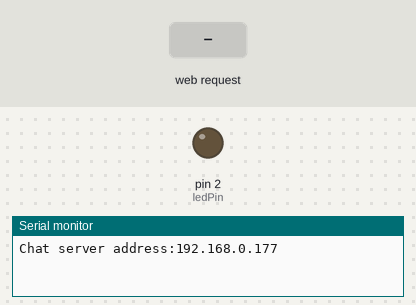
This sketch was run on a simulated Arduino Leonardo, built for the host (arithmetic inside an expression is 32-bit, double 64-bit). Shown: output pins drawn as LEDs (lit = HIGH), the last lines printed to the serial monitor. Inputs (shaded band) come from the test bench. WiFi joins after 1.5 s; servers stay silent unless stated.

Above: at 1.2 s.
1.3 s: HTTP request GET /ledon received
At 1.7 s:
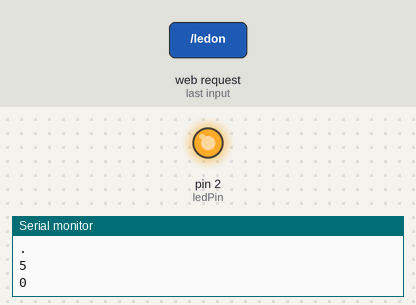
4.3 s: HTTP request GET /ledoff received
At 5.4 s:
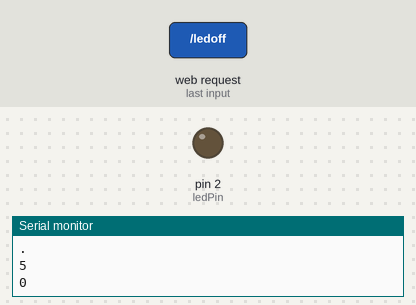
Timing chart, 0 to 7.3 s (numbered marks = the images above; inputs shaded):
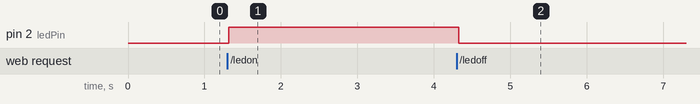

The sketch:

LED___Photoresistor_-_Telnet_control.ino
```cpp
#include <SPI.h>
#include <Ethernet.h>

// Enter a MAC address and IP address for your controller below.
// The IP address will be dependent on your local network.
// gateway and subnet are optional:
byte mac[] = { 0x00, 0xAA, 0xBB, 0xCC, 0xDE, 0x02 };
IPAddress ip(192, 168, 0, 177);
IPAddress myDns(192,168,0, 1);
IPAddress gateway(192, 168, 0, 1);
IPAddress subnet(255, 255, 255, 0);

// telnet defaults to port 23
EthernetServer server(23);
boolean alreadyConnected = false; // whether or not you got a message from the client yet
int ledPin = 2;
String commandString; //Temporary store any command that ethernet client is sending to the server

void setup() {
  pinMode(ledPin, OUTPUT); // set the output
    Ethernet.begin(mac, ip, myDns, gateway, subnet); // initialize the Ethernet device not using DHCP:
    server.begin(); // start listening for clients
  Serial.begin(9600); // Open serial communications and wait for port to open:
  // this check is only needed on the Leonardo:
  while (!Serial) {
    ; // wait for serial port to connect. Needed for native USB port only
  }
Serial.print("Chat server address:");
Serial.println(Ethernet.localIP());
}

void loop(){

  EthernetClient client = server.available(); // wait for a new client

  // when the client sends the first byte, say hello:
  if (client) {
    if (!alreadyConnected) {
      client.flush(); //clear out the input buffer
      commandString =""; //clear the commandString variable

      server.println("---> Please type your command and hit Return...");
      alreadyConnected = true;
    }
    while (client.available()){
      char newChar = client.read(); //read the bytes incoming from the client;

    if (newChar == 0x0D){ // IF a 0xOD is recevied - a carriage return.
    server.print("Received this command: ");
    server.println(commandString);
    processCommand(commandString);
    } else{
      Serial.println(newChar);
      commandString += newChar;
    }
    }
  }
}


void processCommand(String command){
  server.print("Processing command ");
  server.println(command);

  if (command.indexOf("photo") > -1){
    Serial.println("Photo command received");
    server.print("Reading from photoresistor: ");
    server.println(analogRead(A0));
    commandString = "";
    return;
  }
  if (command.indexOf("ledon") > -1){
    Serial.println("LED On command received");
    digitalWrite(ledPin, HIGH);
    server.println("LED was turned on");
    commandString ="";
    return;
  }
  if (command.indexOf("ledoff") > -1){
    Serial.println("LED off command received");
    digitalWrite(ledPin, LOW);
    server.println("LED was turned off");
    commandString="";
    return;
  }
  commandString="";
  instructions();
}

void instructions(){
  server.println("I don't understand");
  server.println("Please use on of these commands:");
  server.println("* ledon, to turn on the lamp");
  server.println("* ledoff, to turn off the lamp");
}
```

Measured:
- after the input at 1.3 s, pin 2 (ledPin): LOW → HIGH at once
- after the input at 4.3 s, pin 2 (ledPin): HIGH → LOW at once
